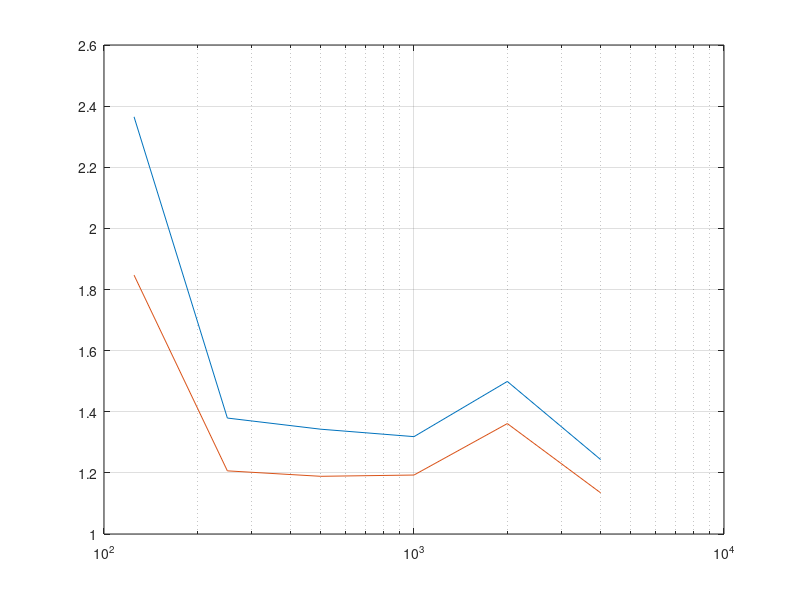

MATLAB code for this plot: (Note: this script raises an error after producing the figure.)
clc
close all
clear

%% reverb time and absorption of concert hall
% All tables are for the octave bands from 125 Hz to 4 kHz
f_oct = [125 250 500 1000 2000 4000];
c = 340;                                            % speed of sound

%%
abs_occ = [0.62 0.72 0.8 0.83 0.84 0.85];           % absorption coeff seated
abs_empty = [0.54 0.62 0.68 0.7 0.68 0.66];         % absorption coeff empty
att_coeff = [0 0 0.001 0.002 0.004 0.0086];         % attanuation coeff

abs_absorber = [0.7	0.95 0.95 0.95 0.9 0.9];        % absorption coeff of absorber (example)
abs_absorber_low = [0.75 0.65 0.5 0.2 0.1 0.1];     % absorption coeff of low freq absorber
abs_wood = [0.15 0.11 0.10 0.07 0.06 0.07];
abs_glass = [0.18 0.06 0.04 0.05 0.02 0.02];
abs_brick = [0.03 0.03 0.03 0.04 0.05 0.07];
abs_stone = [0.01 0.01 0.015 0.02 0.02 0.02];

%%
% things you should adjust
V = 19400;                                          % Volume of concert hall
S_peraudiencemember = 0.5*0.55;                     % area per seat
S_absorber = 200;                                   % area of normal absorbers
S_absorber_low = 300;                               % area of low frequency absorbers
% end

S_audience = 2300 * S_peraudiencemember;            % area of whole audience
S_concerthall_wall = 5450;


A_concerthall_wall = abs_wood*S_concerthall_wall;
A_absorber = - S_absorber * log(1-abs_absorber);    % eq. absorption area of absorbers
A_absorber_low = - S_absorber_low * log(1-abs_absorber_low);

A_occ = - S_audience*log(1-abs_occ);                % eq. absorption area of audience
A_empty = - S_audience*log(1-abs_empty);            % eq. absorption area of seats

A_total_occ = A_concerthall_wall + A_absorber + A_absorber_low +  A_occ; 
A_total_empty = A_concerthall_wall + A_absorber + A_absorber_low +  A_empty; 

% reverb time when seated and empty
T_60_calc_occ = 24*log(10)*V./(c*(4*att_coeff*V + A_total_occ));
T_60_calc_empty = 24*log(10)*V./(c*(4*att_coeff*V + A_total_empty));

%% clarity
r = 1:0.1:50;       % distance

E_direct = zeros(1,length(r));
E_direct(:) = 100./r.^2;

E_early_empty = zeros(length(T_60_calc_empty), length(r));
E_late_empty = zeros(length(T_60_calc_empty), length(r));
C_80_empty = zeros(length(T_60_calc_empty), length(r));     % clarity when emtpy

E_early_occ = zeros(length(T_60_calc_occ), length(r));
E_late_occ = zeros(length(T_60_calc_occ), length(r));
C_80_occ = zeros(length(T_60_calc_occ), length(r));         % clarity when fully seated

for i = 1:length(T_60_calc_empty)

    E_early_empty(i,:) = (31200*T_60_calc_empty(i)/V)*exp(-0.04.*r./T_60_calc_empty(i))*(1-exp(-1.11/T_60_calc_empty(i)));
    E_late_empty(i,:) = (31200*T_60_calc_empty(i)/V)*exp(-0.04.*r./T_60_calc_empty(i))*exp(-1.11/T_60_calc_empty(i));
    C_80_empty(i,:) = 10*log10((E_direct+E_early_empty(i,:))./E_late_empty(i,:));

    E_early_occ(i,:) = (31200*T_60_calc_occ(i)/V)*exp(-0.04.*r./T_60_calc_occ(i))*(1-exp(-1.11/T_60_calc_occ(i)));
    E_late_occ(i,:) = (31200*T_60_calc_occ(i)/V)*exp(-0.04.*r./T_60_calc_occ(i))*exp(-1.11/T_60_calc_occ(i));
    C_80_occ(i,:) = 10*log10((E_direct+E_early_empty(i,:))./E_late_empty(i,:));
end

%% strength

A = 0.163*V./T_60_calc_occ;             % equivilant absorption area
Q = 1;                                  % directivity
delta = 6.91./T_60_calc_empty;          % decay
ref = Q/(4*pi*10^2);                    % reference
dir = Q./(4*pi*r.^2);                   % direct component

diff = zeros(length(A), length(r));     % diffuse component
G = zeros(length(A), length(r));

for i = 1:length(A)
    diff(i,:) = 4./A(i) * exp(-2*delta(i)*r./c);
    G(i,:) = 10*log10((dir + diff(i,:))./ref);  % Strength for all six octave bands
end

%% rehersal room

% things you should adjust 
S_absorber_rehersal = 70;
S_absorber_low_rehersal = 40; 

n_person = 1:50;                             % number of people in rehersal room
V_rehersal = 1470;                       % Volume of rehersal room
S_wall = 400 + 245 + 245;         % area of the walls, floor and ceiling in rehersal room
% end

A_absorber_rehersal = - S_absorber_rehersal * log(1-abs_absorber);
A_absorber_rehersal_low = - S_absorber_low_rehersal * log(1-abs_absorber_low);
A_person = [0.05 0.16 0.25 0.58 0.86 1.03]; % eq. absorption area per person
A_wall = S_wall*abs_wood;                   % eq. absorption area of walls


% reverberation time of rehersal room
T_60_rehersal = zeros(length(n_person), length(A_wall));
for i = n_person
    T_60_rehersal(i,:) = 0.163*V_rehersal./(n_person(i)*A_person + A_wall + A_absorber_rehersal_low + A_absorber_rehersal);
end

%% lobby

V_lobby1 = 6275;
S_ceiling_L1 = 880;
S_walls_L1 = 780;
S_floor_L1 = 1255;
S_window_L1 = 125;
S_absorber_L1 = 50;
S_absorber_low_L1 = 150;

V_lobby2 = 4500;
S_ceiling_L2 = 1090;
S_walls_L2 = 680;
S_floor_L2 = 900;
S_window_L2 = 125;
S_absorber_L2 = 50;
S_absorber_low_L2 = 100;


A_ceiling_L1 = S_ceiling_L1*abs_wood;
A_walls_L1 = S_walls_L1*abs_brick;
A_floor_L1 = S_floor_L1*abs_stone;
A_window_L1 = S_window_L1*abs_glass;
A_absorber_L1 = - S_absorber_L1 * log(1-abs_absorber);
A_absorber_low_L1 = - S_absorber_low_L1 * log(1-abs_absorber);
A_total_L1 = A_ceiling_L1 + A_walls_L1 + A_floor_L1 + A_window_L1 + A_absorber_L1 + A_absorber_low_L1;

A_ceiling_L2 = S_ceiling_L2*abs_wood;
A_walls_L2 = S_walls_L2*abs_brick;
A_floor_L2 = S_floor_L2*abs_stone;
A_window_L2 = S_window_L2*abs_glass;
A_absorber_L2 = - S_absorber_L2 * log(1-abs_absorber);
A_absorber_low_L2 = - S_absorber_low_L2 * log(1-abs_absorber);
A_total_L2 = A_ceiling_L2 + A_walls_L2 + A_floor_L2 + A_window_L2 + A_absorber_L2 + A_absorber_low_L2;

T_60_Lobby1 = 24*log(10)*V_lobby1./(c*(4*att_coeff*V_lobby1 + A_total_L1));
T_60_Lobby2 = 24*log(10)*V_lobby2./(c*(4*att_coeff*V_lobby2 + A_total_L2));

%% plots

% % clarity
% figure
% plot(r, C_80_occ)
% hold on
% thickenall_big;
% grid on
% xlabel('Distance r in m')
% ylabel('Clarity C_{80} in dB')
% legend('125','250','500','1k','2k','4k')
% %ylim([-5 20])
% 
% % strength
% figure
% plot(r, G)
% thickenall_big;
% grid on 
% legend('125','250','500','1k','2k','4k')
% xlabel('Distance r in m')
% ylabel('Strength G in dB')
% xlim([0 40])
% ylim([-5 20])

% lobby
figure
semilogx(f_oct, T_60_Lobby1)
hold on
grid on
semilogx(f_oct, T_60_Lobby2)
thickenall_big;
xticks(f_oct);
xticklabels({'125', '250', '500', '1k', '2k', '4k'})
%xlim([0 5000])
ylim([0 3])
xlabel('f in Hz')
ylabel('T_{60} in s')
legend('Lobby1','Lobby2')

% T_60 in concert hall
figure
semilogx(f_oct, T_60_calc_empty)
hold on
grid on
semilogx(f_oct, T_60_calc_occ)
thickenall_big;
xticks(f_oct);
xticklabels({'125', '250', '500', '1k', '2k', '4k'})
%xlim([0 5000])
ylim([0 3])
xlabel('f in Hz')
ylabel('T_{60} in s')
legend('empty','seated')

% T_60 in rehersal room
figure
semilogx(f_oct, T_60_rehersal(1,:))
hold on
grid on
semilogx(f_oct, T_60_rehersal(25,:))
semilogx(f_oct, T_60_rehersal(50,:))
thickenall_big;
xticks(f_oct);
xticklabels({'125', '250', '500', '1k', '2k', '4k'})
%xlim([0 5000])
ylim([0 3])
xlabel('f in Hz')
ylabel('T_{60} in s')
legend('1 Musician','25 Musicians', '50 Musicians')
